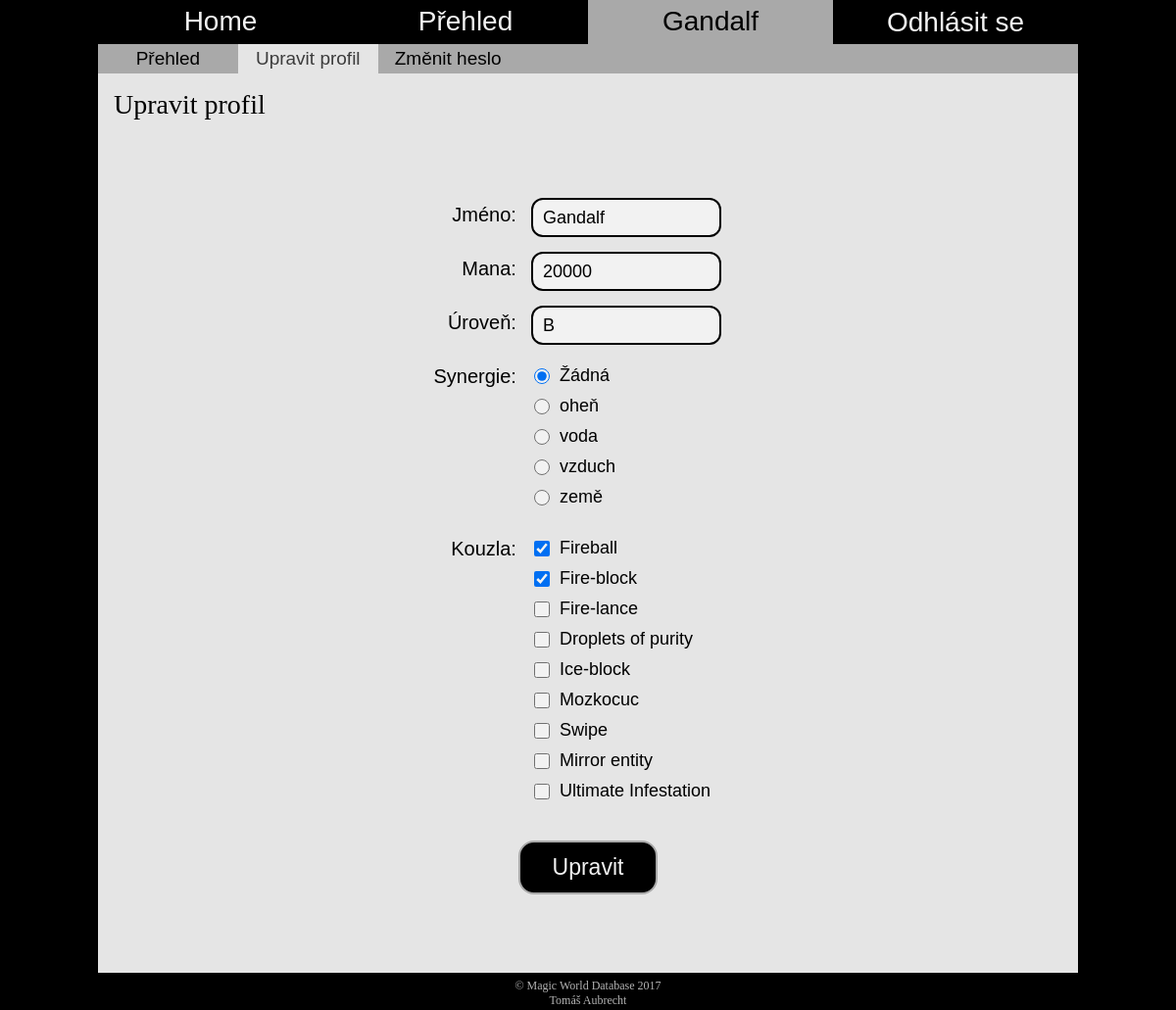
Page /profile_edit.php (signed in) on the committed database.
### tables this page shows
CREATE TABLE IF NOT EXISTS `Kouzelnik` (
  `jmeno_kouz` varchar(100) NOT NULL,
  `heslo` varchar(100) NOT NULL,
  `mana` int(11) NOT NULL DEFAULT '0',
  `uroven` varchar(2) NOT NULL DEFAULT 'E',
  `synergie` varchar(32) DEFAULT NULL,
  PRIMARY KEY (`jmeno_kouz`),
  KEY `synergie` (`synergie`)
);

CREATE TABLE IF NOT EXISTS `Element` (
  `druh` varchar(32) NOT NULL,
  `specializace` varchar(32) NOT NULL,
  `barva` varchar(32) NOT NULL,
  PRIMARY KEY (`druh`)
);

CREATE TABLE IF NOT EXISTS `Kouz_umi` (
  `jmeno_kouz` varchar(100) NOT NULL,
  `nazev_kouz` varchar(100) NOT NULL,
  PRIMARY KEY (`jmeno_kouz`,`nazev_kouz`),
  KEY `nazev_kouz` (`nazev_kouz`)
);

CREATE TABLE IF NOT EXISTS `Kouzlo` (
  `nazev_kouz` varchar(100) NOT NULL,
  `typ` varchar(100) NOT NULL,
  `obtiznost` varchar(10) NOT NULL,
  `sila` varchar(100) NOT NULL,
  `druh` varchar(32) NOT NULL,
  PRIMARY KEY (`nazev_kouz`),
  KEY `druh` (`druh`)
);

### profile_edit.php (the view, shortened to what this page needs)
<?
	include("header.php");
?>
<header>
	<nav class="main-menu">
		<a href="home.php">Home</a>
		<a href="overview_wizards.php">Přehled</a>
		<a href="#" class="selected"><? echo $_SESSION['login']?></a>
		<form method="get">
			<input type="submit" name="logout" value="Odhlásit se">
		</form>
	</nav>
	<nav class="sub-menu">
		<a href="profile_overview.php">Přehled</a>
		<a href="#" class="selected">Upravit profil</a>
		<a href="profile_chpwd.php">Změnit heslo</a>
	</nav>
</header>
<div class="content">
	<h1>Upravit profil</h1>
	<form action="profile_edit.php" method="post">
		<?php
		include("connect_to_db.php");
		$sqlQuery = 'SELECT * FROM Kouzelnik WHERE jmeno_kouz=\'' . $_SESSION['login'] . '\'';
		$wiz = mysql_query($sqlQuery, $db);
		$wiz = mysql_fetch_array($wiz);
		$sqlQuery = 'SELECT druh FROM Element';
		$elem = mysql_query($sqlQuery, $db);
		$sqlQuery = 'SELECT nazev_kouz FROM Kouzlo';
		$kouz = mysql_query($sqlQuery, $db);
		$sqlQuery = 'SELECT nazev_kouz FROM Kouz_umi WHERE jmeno_kouz=\'' . $_SESSION['login'] . '\'';
		$umi = mysql_query($sqlQuery, $db);
		if(isset($_POST['chprof']))
		{
			$error = FALSE;
			$page = '<div class="text_input">
						<label for="username">Jméno:</label>';
			if(strlen($_POST['username']) >= 4 and strlen($_POST['username']) <= 100)
			{
				$sqlQuery = 'SELECT jmeno_kouz FROM Kouzelnik WHERE jmeno_kouz = \'' . $_POST['username'] . '\'';
				$result = mysql_query($sqlQuery, $db);
				if ((mysql_num_rows($result) != 0 and $_POST['username'] != $_SESSION['login']) or $_POST['username'] == "admin")
				{
					$error = TRUE;
					$page .= '	<input type="text" name="username" value="'.$_POST['username'].'" class="bad-input">
							</div>
							<span class="err-msg">Zadané uživatelské jméno již existuje.</span>';
				}
				else
				{
					$page .= '	<input type="text" name="username" value="'.$_POST['username'].'">
							</div>';
				}
			}
			else
			{
				$error = TRUE;
				$page .= '	<input type="text" name="username" value="'.$_POST['username'].'" class="bad-input">
						</div>
						<span class="err-msg">Uživatelské jméno musí obsahovat alespoň 4 znaky a nesmí být delší než 100 znaků.</span>';
			}
			$mana = $_POST['mana'];
			if ( $mana == "" or (is_numeric($mana) and $mana >= 0 and $mana <= 100000))
			{
				if ( $mana == "")
					$mana = 0;
				$page .= '<div class="text_input">
							<label for="mana">Mana:</label>
							<input type="text" name="mana" value="'.$_POST['mana'].'">
						</div>';
			}
			else
			{
				$error = TRUE;
				$page .= '<div class="text_input">
							<label for="mana">Mana:</label>
							<input type="text" name="mana" value="'.$_POST['mana'].'" class="bad-input">
						</div>
				<span class="err-msg">Mana musí být celé číslo v rozsahu 0&nbsp-&nbsp100&nbsp000.</span>';
			}
			$level = $_POST['level'];
			if ($level != "" and $level != "SS" and $level != "S" and $level != "A" and $level != "B" and $level != "C" and $level != "D" and $level != "E")
			{
				$error = TRUE;
				$page.='<div class="text_input">
							<label for="level">Úroveň:</label>
							<input type="text" name="level" value="'.$_POST['level'].'" class="bad-input">
						</div>
						<span class="err-msg">Dostupné dosažené úrovně kouzlení: SS, S, A, B, C, D, E.</span>';
			}
			else
			{
				if ( $level == "")
					$level = "E";
				$page.='<div class="text_input">
							<label for="level">Úroveň:</label>
							<input type="text" name="level" value="'.$_POST['level'].'">
						</div>';
			}
			$page .= '<div class="text_input">
						<label for="synergy">Synergie:</label>
						<div class="choice_array">
							<div class="choice">
								<input type="radio" name="synergy" checked="checked"><span>Žádná</span><br>
							</div>';
						while ($row = mysql_fetch_array($elem))
						{
							$page .= '	<div class="choice">';
							if ($_POST['synergy'] == $row['druh'])
								$page .= '<input type="radio" name="synergy" checked="checked" value="'.$row['druh'].'"><span>'. $row['druh'] .'</span><br></div>';
							else
								$page .= '<input type="radio" name="synergy" value="'.$row['druh'].'"><span>'. $row['druh'] .'</span><br></div>';
						}
			$page .= '</div> </div>';
			$page .= '<div class="text_input">
						<label for="spells">Kouzla:</label>
						<div class="choice_array">';
			while ($spell = mysql_fetch_array($kouz))
			{
				if (!empty($_POST['check_list']))
				{
					if(in_array($spell['nazev_kouz'], $_POST['check_list']))
					{
						$page .='	<div class="choice">
							<input type="checkbox" name="check_list[]" value="'.$spell['nazev_kouz'].'" checked="checked"><span>'. $spell['nazev_kouz'] .'</span><br></div>';
					}
					else
						$page .='	<div class="choice">
							<input type="checkbox" name="check_list[]" value="'.$spell['nazev_kouz'].'"><span>'. $spell['nazev_kouz'] .'</span><br></div>';
				}
				else
					$page .='	<div class="choice">
						<input type="checkbox" name="check_list[]" value="'.$spell['nazev_kouz'].'"><span>'. $spell['nazev_kouz'] .'</span><br></div>';
			}
			$page .= '</div> </div> <input type="submit" value="Upravit" class="button" name="chprof">';
			if (!$error)
			{
				$sqlQuery = 'DELETE FROM Kouz_umi WHERE jmeno_kouz=\''.$_SESSION['login'].'\'';
				$result = mysql_query($sqlQuery, $db);
				$sqlQuery = 'UPDATE Kouzelnik SET jmeno_kouz=\''. $_POST['username'] .'\', mana=\''. $_POST['mana'] .'\', uroven=\''. $_POST['level'] .'\', synergie=';
				if ($_POST['synergy'] == "none")
					$sqlQuery .= "NULL";
				else
					$sqlQuery .= '\''. $_POST['synergy'] . '\'';
				$sqlQuery .= ' WHERE jmeno_kouz = \'' . $_SESSION['login'] . '\'';
				$result = mysql_query($sqlQuery, $db);
				if (!empty($_POST['check_list']))
				{
					foreach($_POST['check_list'] as $new_spell)
					{
						$sqlQuery = 'INSERT INTO Kouz_umi (jmeno_kouz, nazev_kouz) VALUES (\''. $_POST['username'] .'\', \''. $new_spell .'\')';
						$result = mysql_query($sqlQuery, $db);
					}
				}
				$_SESSION['login'] = $_POST['username'];
				echo '	<p>Změny byly úspěšně uloženy!</p>
						<a href="profile_overview.php" class="button">Rozumím</a>';
			}
			else
				echo $page;
			mysql_close($db);
		}
		else
		{
			echo'	<div class="text_input">
						<label for="username">Jméno:</label>
						<input type="text" name="username" value="'.$wiz['jmeno_kouz'].'">
					</div>
					<div class="text_input">
						<label for="mana">Mana:</label>
						<input type="text" name="mana" value="'.$wiz['mana'].'">
					</div>
					<div class="text_input">
						<label for="level">Úroveň:</label>
						<input type="text" name="level" value="'.$wiz['uroven'].'">
					</div>
					<div class="text_input">
						<label for="synergy">Synergie:</label>
						<div class="choice_array">
							<div class="choice">
								<input type="radio" name="synergy" checked="checked" value="none"><span>Žádná</span><br>
							</div>';
							while ($row = mysql_fetch_array($elem))
							{
								echo '	<div class="choice">';
								if ($wiz['synergie'] == $row['druh'])
									echo '<input type="radio" name="synergy" checked="checked" value="'.$row['druh'].'"><span>'. $row['druh'] .'</span><br></div>';
								else
									echo '<input type="radio" name="synergy" value="'.$row['druh'].'"><span>'. $row['druh'] .'</span><br></div>';
							}
			echo'			</div>
					</div>
					<div class="text_input">
						<label for="spells">Kouzla:</label>
						<div class="choice_array">';
						$umi_kouzla = array();
						while ($spell_learned = mysql_fetch_array($umi))
						{
							$umi_kouzla[] = $spell_learned;
						}
						while ($spell = mysql_fetch_array($kouz))
						{
							$contains = FALSE;
							foreach ($umi_kouzla as $spell_learned)
							{
								if ($spell['nazev_kouz'] == $spell_learned['nazev_kouz'])
								{
									$contains = TRUE;
									echo '	<div class="choice">
										<input type="checkbox" name="check_list[]" value="'.$spell['nazev_kouz'].'" checked="checked"><span>'. $spell['nazev_kouz'] .'</span><br></div>';
									break;
								}
							}
							if (!$contains)
								echo '	<div class="choice">
									<input type="checkbox" name="check_list[]" value="'.$spell['nazev_kouz'].'"><span>'. $spell['nazev_kouz'] .'</span><br></div>';
						}
			echo'		</div>
					</div>
					<input type="submit" value="Upravit" class="button" name="chprof">';
		}
		?>
	</form>
</div>
<? include("footer.php"); ?>

### css/style.css (style rules this page uses)
html { padding: 0; margin: 0; min-height: 100%; box-sizing: border-box; overflow: auto; }
*, *:before, *:after { box-sizing: inherit; overflow: hidden; padding: 0; margin: 0; }
a { text-decoration: none; }
body { padding: 0; margin: 0; background: #000 url("https://www.stud.fit.vutbr.cz/~xaubre02/pic/magic_forest.png") no-repeat fixed center !important; background-size: cover !important; max-width: 65vw !important; min-width: 1000px; min-height: 480px; width: 100% !important; height: 100%; overflow: auto; margin: auto !important; }
.button { float: left; width: 47.5%; height: 55px; font-size: 23px; font-family: Impact, Charcoal, sans-serif; color: white; background-color: black; border: 2px #b3b3b3 solid; border-radius: 16px; transition: color .4s, border-color .4s, background-color .4s; outline: none; }
header { width: 100%; height: 75px; opacity: 0.95; }
.main-menu { width: 100%; height: 60%; font-size: 28px; font-family: Impact, Charcoal, sans-serif; background-color: black; }
.main-menu a, .main-menu form { float: left; color: white; width: 25%; height: 100%; text-align: center; transition: color .4s, background-color .4s; }
.main-menu a { padding-top: 6px; }
.main-menu input { width: 100%; height: 100%; font-size: 28px; font-family: Impact, Charcoal, sans-serif; background-color: black; border: none; outline: none; color: white; transition: color .4s, background-color .4s; }
.main-menu .selected, .main-menu .selected:hover { background-color: #b3b3b3; color: black; }
.sub-menu { width: 100%; height: 40%; font-size: 19px; font-family: Impact, Charcoal, sans-serif; background-color: #b3b3b3; }
.sub-menu a { float: left; min-width: 14.2857%; height: 100%; color: black; text-align: center; padding-top: 4px; transition: color .4s, background-color .4s; }
.sub-menu a:hover, .sub-menu .selected { background-color: #f2f2f2; color: #404040; }
.content { overflow: auto; width: 100%; min-height: calc(100vh - 113px); background-color: #f2f2f2; opacity: 0.95; padding: 16px; margin-bottom: 38px; }
.content h1 { font-family: Impact; font-size: 28px; font-weight: 100; margin-bottom: 15px; }
.content form { margin: 64px auto; width: 50%; }
.text_input { width: 80%; min-width: 379px; min-height: 40px; margin: auto; margin-top: 15px; }
.text_input label { float: left; text-align: right; width: 35%; height: 100%; font-family: Impact, Charcoal, sans-serif; font-size: 20px; padding: 6px 15px 0 0; }
.text_input input { float: right; width: 50%; height: 40px; font-size: 18px; padding: 0 10px; border: 2px black solid; border-radius: 12px; margin-right: 15%; outline: none; font-family: Impact, Charcoal, sans-serif; }
.choice_array { float: left; width: 50%; }
.choice { width: 100%; margin: 6px 0 10px 0; }
.choice span { float: left; font-size: 18px; font-family: Impact, Charcoal, sans-serif; }
.choice input { float: left; width: 16px; height: 16px; margin: 3px 10px 0 3px; }
.content form .button { float: left; width: 142px; margin-top: 30px; margin-left: calc(50% - 71px); color: white; text-align: center; font-weight: normal; }

### rows in the picture
kouzelnik: username "Gandalf", mana "20000", level "B"
element: druh "oheň"
element: druh "voda"
element: druh "vzduch"
element: druh "země"
kouz_umi: nazev_kouz "Fireball"
kouz_umi: nazev_kouz "Fire-block"
kouzlo: nazev_kouz "Fire-lance"
kouzlo: nazev_kouz "Droplets of purity"
kouzlo: nazev_kouz "Ice-block"
kouzlo: nazev_kouz "Mozkocuc"
kouzlo: nazev_kouz "Swipe"
kouzlo: nazev_kouz "Mirror entity"
kouzlo: nazev_kouz "Ultimate Infestation"

### other values in the picture
$_SESSION['login'] "Gandalf"
